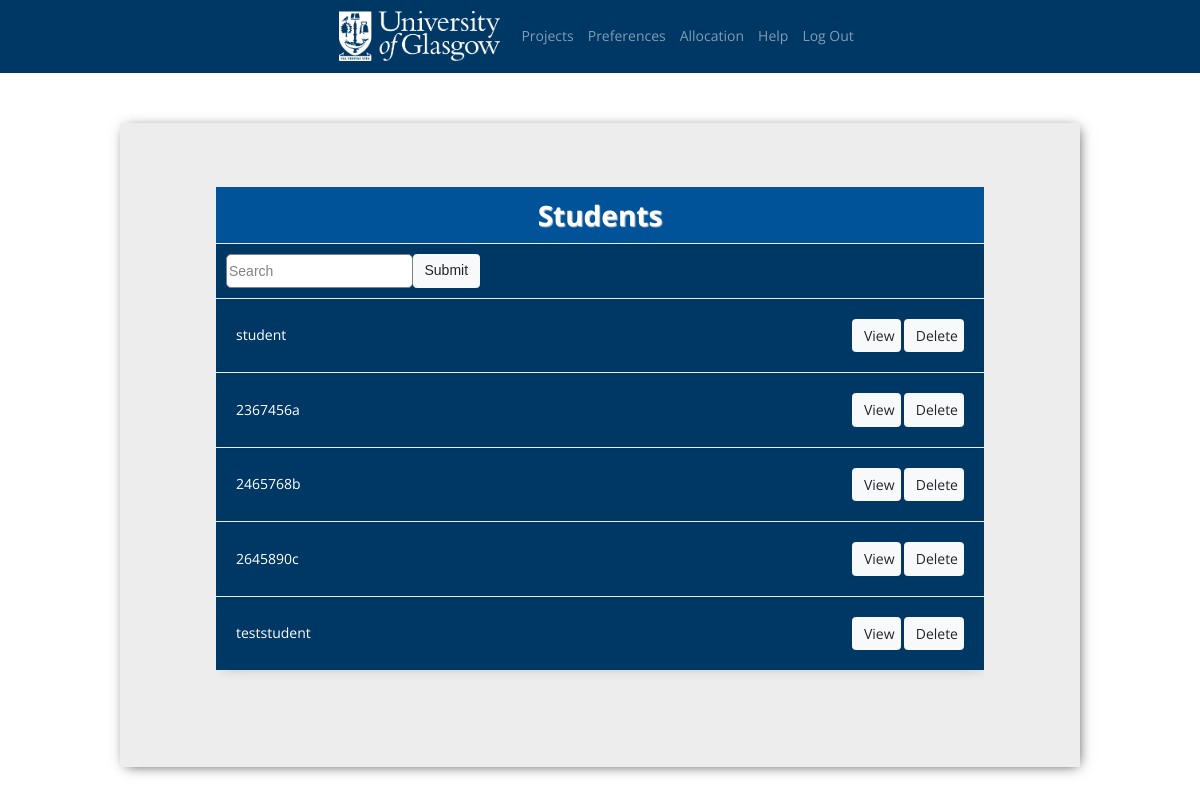
Page /students/ (signed in) on the committed database.
### AllocationWebApp/models.py (models this page shows)
class UserProfile(models.Model):
    instance = models.ForeignKey(Instance, on_delete=models.PROTECT)
    user = models.OneToOneField(User, on_delete=models.CASCADE, unique=True)
    user_types = (('Student','Student'), ('Supervisor', 'Supervisor'), ('Admin', 'Admin'), ('Superadmin', 'Superadmin'))
    user_type = models.CharField(max_length=10, choices=user_types, default='Student')
    def __str__(self):
        return str(self.user)

### AllocationWebApp/views.py (the view)
# urls.py: path('students/', views.StudentList.as_view(), name='students'),
class StudentList(LoginRequiredMixin, ListView):
    model = UserProfile
    context_object_name = 'students'
    template_name = 'AllocationWebApp/student_list.html'
    def get_context_data(self, **kwargs):
        context = super(StudentList, self).get_context_data(**kwargs)
        user_profile = UserProfile.objects.get(user=self.request.user)
        admin_instance = user_profile.instance
        context['students'] = context['students'].filter(user_type = 'Student', instance = admin_instance)
        search_input = self.request.GET.get('search-box') or ''
        if search_input:
            context['students'] = context['students'].filter(user__startswith=search_input)
        context['search_input'] = search_input
        return context

### AllocationWebApp/context_processors.py (called while the page is built)
def dictionary(request):
    if(request.user.id):
        user = get_object_or_404(User, username=request.user.username)
        user_profile = get_object_or_404(UserProfile, user=user)
        user_type = user_profile.user_type
        user_instance = user_profile.instance
        instance_stage = user_instance.stage
        return {'user_type': user_type, 'instance_stage': instance_stage}
    return {}

### templates/AllocationWebApp/student_list.html (shortened to what this page needs)
{% extends 'AllocationWebApp/layouts/base.html' %}
{% block content %}
    <div class="header-bar" style="background-color:rgb(0,83,152)">
        <h1>Students</h1>
    </div>
    <div class="search-wrapper">
        <form method="GET" style="display: flex;">
            <input type="text" name="search-box" value="{{search_input}}" placeholder="Search">
            <input class="btn btn-light" type="submit" value="Submit">
        </form>
    </div>
    <div class="project-list-wrapper">
        {% for student in students %}
            <div class="project-wrapper">
                <div class="project-display">
                    {{ student }}
                </div>
                <div class="project-links" align="right">
                    <a class="btn btn-light" href="{% url 'AllocationWebApp:student-view' student.id %}" role="button">View</a>
                    <a class="btn btn-light" href="{% url 'AllocationWebApp:user-delete' student.id %}" role="button">Delete</a>
                </div>
            </div>
        {% endfor %}
    </div>
{% endblock content %}

### static/css/main.css (style rules this page uses)
html { height:100% }
body { background-color: white; font-family: 'Open Sans', sans-serif; height: 70%; color: white; }
h1,h2,h3 { font-family: 'Open Sans', sans-serif; text-shadow: 1px 1px 1px #ccc; }
a, p { color: white; }
.header-bar { display: flex; justify-content: center; position: relative; padding: 10px; }
.project-wrapper { display: flex; align-items: center; justify-content: space-between; padding: 20px; border-top: 1px solid rgb(237,237,237); }
.search-wrapper { display: flex; justify-content: space-between; align-items: center; padding: 10px; border-top: 1px solid rgb(237,237,237); }
.project-list-wrapper { height: 75%; }
.project-display { display: flex; width: 44%; }
.project-links { float: right; width:28%; }
.project-links a { padding-right: 5px; }
input[type=text], input[type=password], textarea { border: 1px solid gray; border-radius: 5px; width: 90%; }
::placeholder { font-weight: 300; opacity: 0.9; }

### rows in the picture
UserProfile: user.username "student"
UserProfile: user.username "2367456a"
UserProfile: user.username "2465768b"
UserProfile: user.username "2645890c"
UserProfile: user.username "teststudent"
